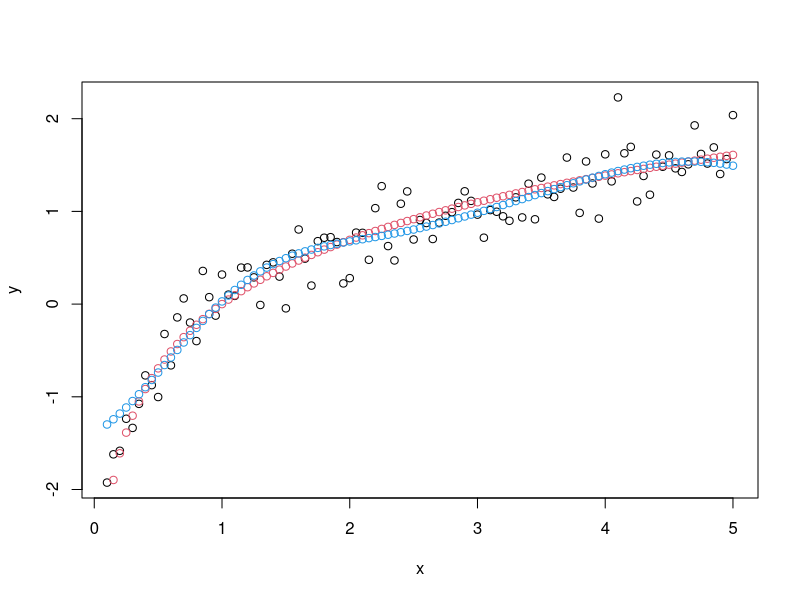
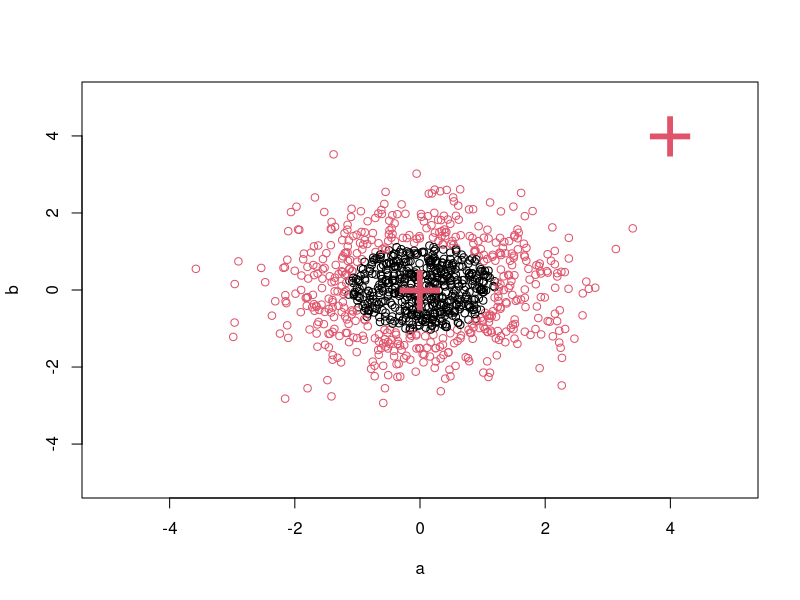

The R source for these figures, in order:
library(e1071)


### Name: predict.svm
### Title: Predict Method for Support Vector Machines
### Aliases: predict.svm
### Keywords: neural nonlinear classif

### ** Examples

data(iris)
attach(iris)

## classification mode
# default with factor response:
model <- svm(Species ~ ., data = iris)

# alternatively the traditional interface:
x <- subset(iris, select = -Species)
y <- Species
model <- svm(x, y, probability = TRUE) 

print(model)
summary(model)

# test with train data
pred <- predict(model, x)
# (same as:)
pred <- fitted(model)

# compute decision values and probabilites
pred <- predict(model, x, decision.values = TRUE, probability = TRUE)
attr(pred, "decision.values")[1:4,]
attr(pred, "probabilities")[1:4,]

## try regression mode on two dimensions

# create data
x <- seq(0.1, 5, by = 0.05)
y <- log(x) + rnorm(x, sd = 0.2)

# estimate model and predict input values
m   <- svm(x, y)
new <- predict(m, x)

# visualize
plot   (x, y)
points (x, log(x), col = 2)
points (x, new, col = 4)

## density-estimation

# create 2-dim. normal with rho=0:
X <- data.frame(a = rnorm(1000), b = rnorm(1000))
attach(X)

# traditional way:
m <- svm(X, gamma = 0.1)

# formula interface:
m <- svm(~., data = X, gamma = 0.1)
# or:
m <- svm(~ a + b, gamma = 0.1)

# test:
newdata <- data.frame(a = c(0, 4), b = c(0, 4))
predict (m, newdata)

# visualize:
plot(X, col = 1:1000 %in% m$index + 1, xlim = c(-5,5), ylim=c(-5,5))
points(newdata, pch = "+", col = 2, cex = 5)
